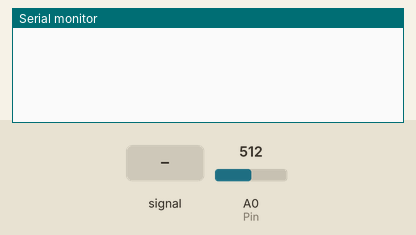
This sketch was run on a simulated Arduino Uno, built with avr-gcc and run on an emulated ATmega328P. On the bench: the last lines printed to the serial monitor. The test bench sets the inputs (shaded band); at power-on: A0 (Pin) = 512.

Above: at 1.2 s.
1.3 s: A0 (Pin) fed a 200 Hz sine of ±81 counts around its level
At 2.7 s:
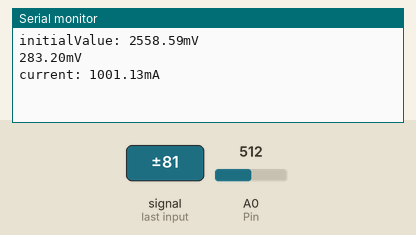
3.0 s: A0 (Pin) set to 716
At 4.4 s:
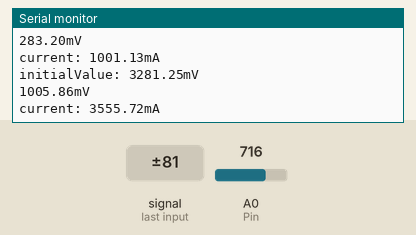
4.5 s: A0 (Pin) set to 900
6.0 s: A0 (Pin) fed a 200 Hz sine of ±81 counts around its level
At 7.6 s:
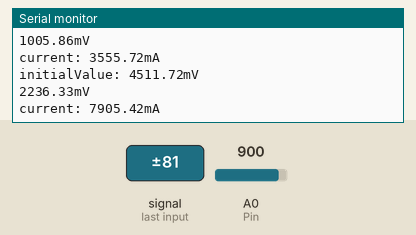

The sketch:

current_test_1.ino
```cpp
  #define RefVal 5.0


//An OLED Display is required here
//use pin A0
#define Pin A0

// Take the average of 500 times

const int averageValue = 500;

long int sensorValue = 0;

float sensitivity = 1000.0 / 200.0; //1000mA per 200mV


//float Vref = 244;
float Vref = 2275.39;

void setup()
{
  Serial.begin(9600);
}
static float tempval;
void loop()
{

  // Read the value 500 times:
  for(int i=0;i<20;i++)
  {

  for (int i = 0; i < averageValue; i++)
  {
    int temp;
    temp= analogRead(Pin);
    if(temp>sensorValue)
    {
        sensorValue=temp;
    }
    delayMicroseconds(40);
  }
  tempval+=sensorValue;
  }

  sensorValue=tempval/20.0;
  tempval=0;
  // The on-board ADC is 10-bits
  // Different power supply will lead to different reference sources
  // example: 2^10 = 1024 -> 5V / 1024 ~= 4.88mV
  //          unitValue= 5.0 / 1024.0*1000 ;
  float unitValue= RefVal / 1024.0*1000 ;
  float voltage = unitValue * sensorValue;

  //When no load,Vref=initialValue
  Serial.print("initialValue: ");
  Serial.print(voltage);
  Serial.println("mV");

  // Calculate the corresponding current
  float current = ((voltage - Vref) * sensitivity)*0.707;

  // Print display voltage (mV)
  // This voltage is the pin voltage corresponding to the current

  voltage = unitValue * sensorValue-Vref;
  Serial.print(voltage);
  Serial.println("mV");


  // Print display current (mA)
  Serial.print("current: ");
  Serial.print(current);
  Serial.println("mA");

  Serial.print("\n");


  // Reset the sensorValue for the next reading
  sensorValue = 0;

  // Read it once per second
  delay(1000);
}
```

Measured:
- after the input at 1.3 s, the serial monitor: prints a new line after 0.18 s (image 1)
- after the input at 3.0 s, the serial monitor: prints a new line after 0.95 s (image 2)
- after the input at 6.0 s, the serial monitor: prints a new line after 0.43 s (image 3)
